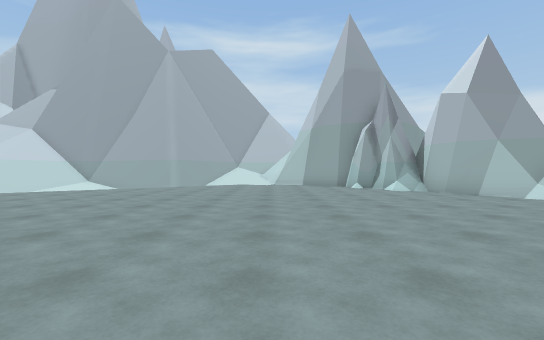
view 1 (above)

17 first-person views from a walk through a scene from a Unity 3-D project. The camera is 1.2 m above the floor, looks level and sees 90° across. The floor is counted in squares, 2 m on a side. Each view is taken from the middle of a square. On the plan, view 1 faces up. The plan holds only what a view shows up to about 9 squares ahead; the rest is blank. The place goes on beyond the plan. The player character is not drawn.

view 2
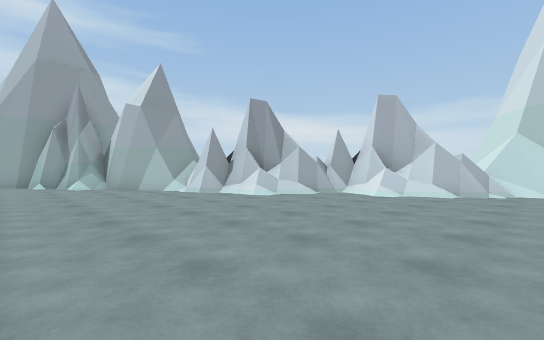

view 3
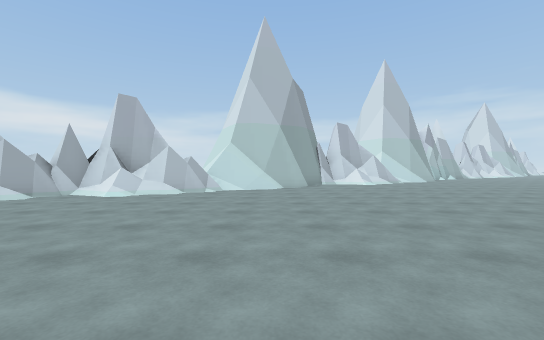

view 4
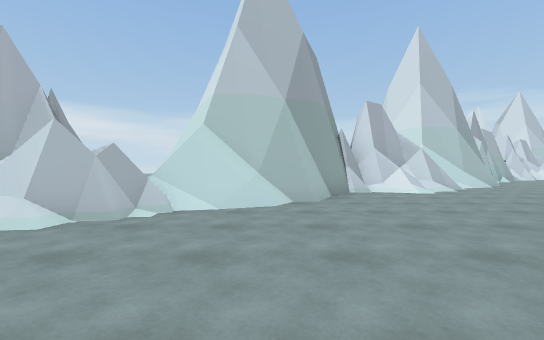

view 5
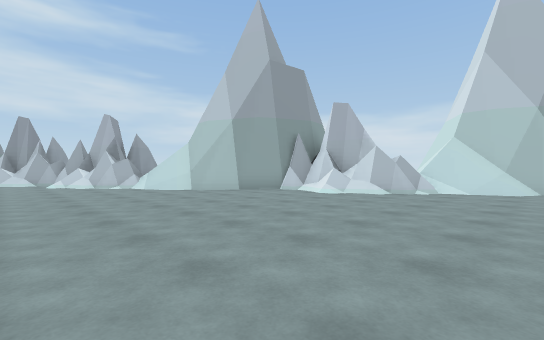

view 6
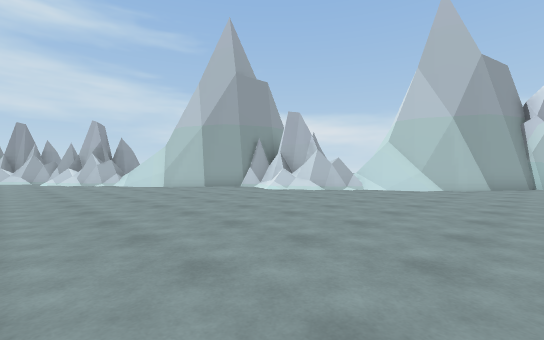

view 7
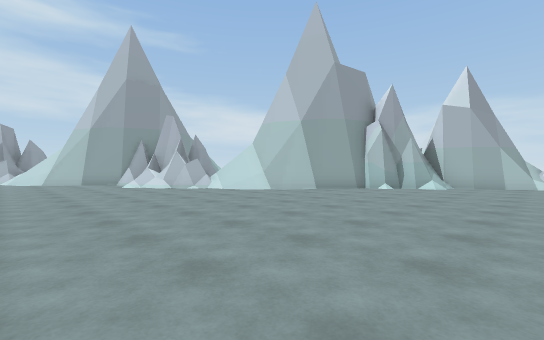

view 8
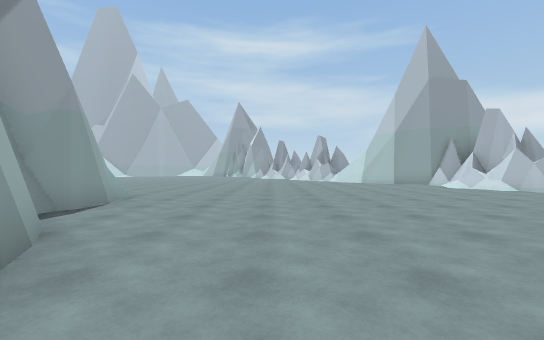

view 9
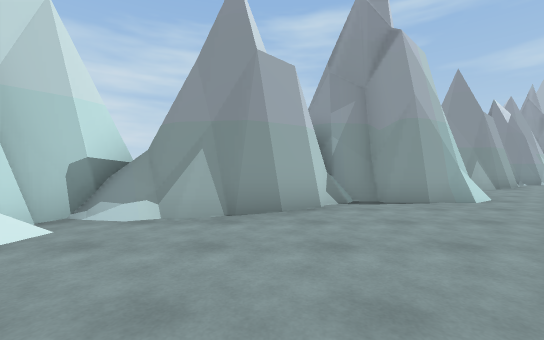

view 10
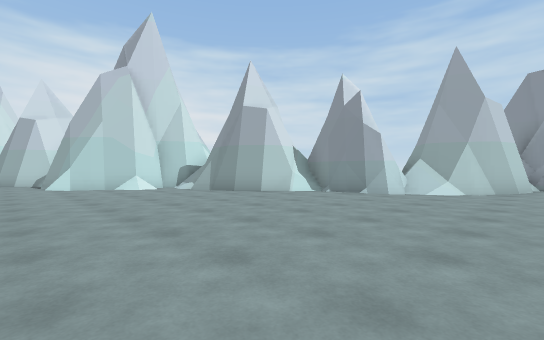

view 11
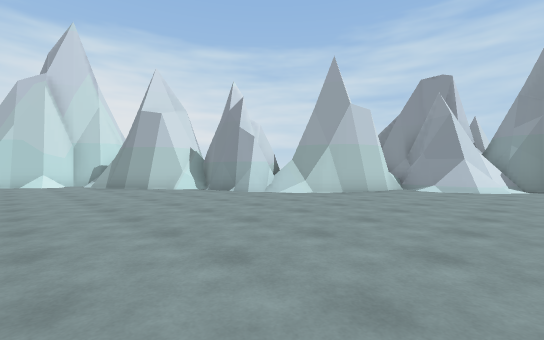

view 12
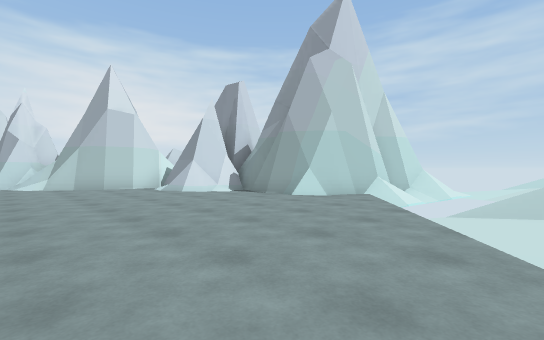

view 13
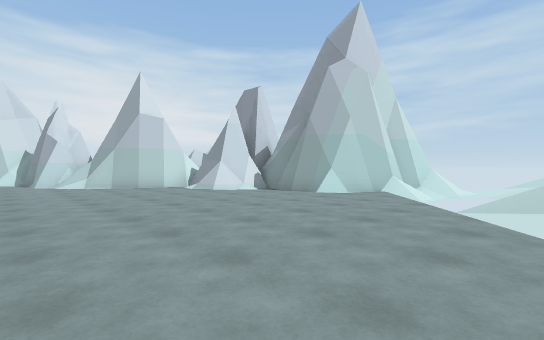

view 14
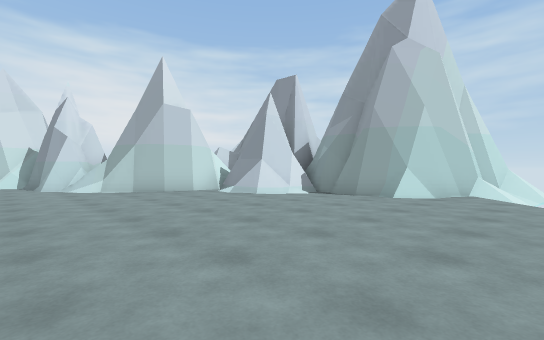

view 15
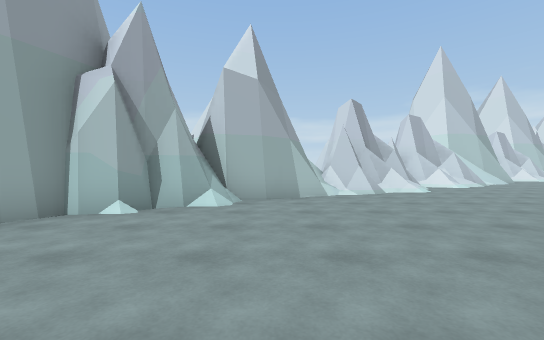

view 16
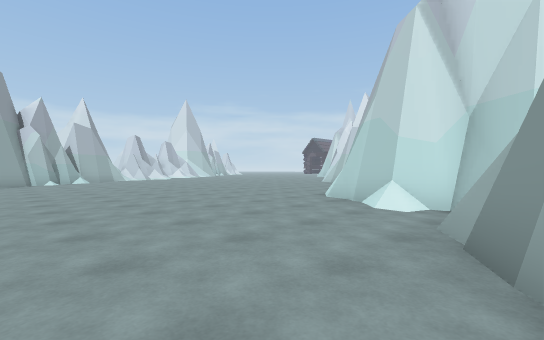

view 17
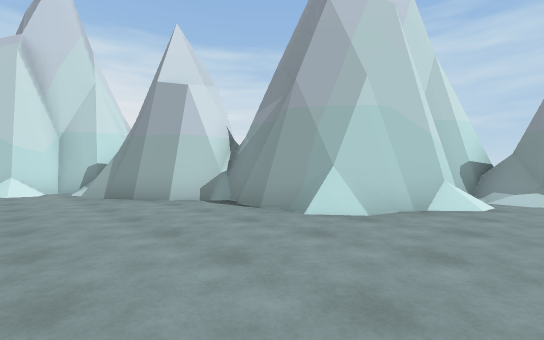

### Floor plan
Key: @ floor where view 1 was taken; # wall or solid block; . floor; / step, stairs or slope; = window, fence, low wall or low ledge; v drop or lower ground; O other object.
Columns run from 12 left of view 1 to 22 right of it. Each row starts with its distance up from view 1.
  9  vvvvvvv.......O##
  8   vvvvv.........O#
  7 #vvv v...........##
  6 ####..............#/
  5    ###............###
  4     ##............=##
  3     #............../##
  2     ##=.............###
  1      ##............./##
  0      ##.....@......../# =#
 -1       ####.........../#=##
 -2         ##............//##
 -3         #OO............/##
 -4         O##............/##
 -5          O##.............##
 -6           ###.............##
 -7            ##.............##
 -8            ##=............## #
 -9            ####............//##
-10               ###..........//#
-11                ##.........../#
-12                ##............###
-13                ##..............##
-14                 ##..............#
-15                 ##..............##
-16                 #/...............##
-17                 #####.............#

Positions as (right, up) in squares from view 1, and headings:
1: (0, 0), facing up
2: (2, -2), facing up-right
3: (2, -3), facing right
4: (6, -3), facing right
5: (7, -11), facing up-right
6: (7, -13), facing up-right
7: (10, -17), facing up-right
8: (7, -16), facing up
9: (9, -14), facing left
10: (5, 0), facing down-left
11: (3, 3), facing down-left
12: (-2, 9), facing down-left
13: (-1, 9), facing down-left
14: (-1, 7), facing down-left
15: (-1, 7), facing right
16: (5, -12), facing down-right
17: (7, -8), facing down-left
